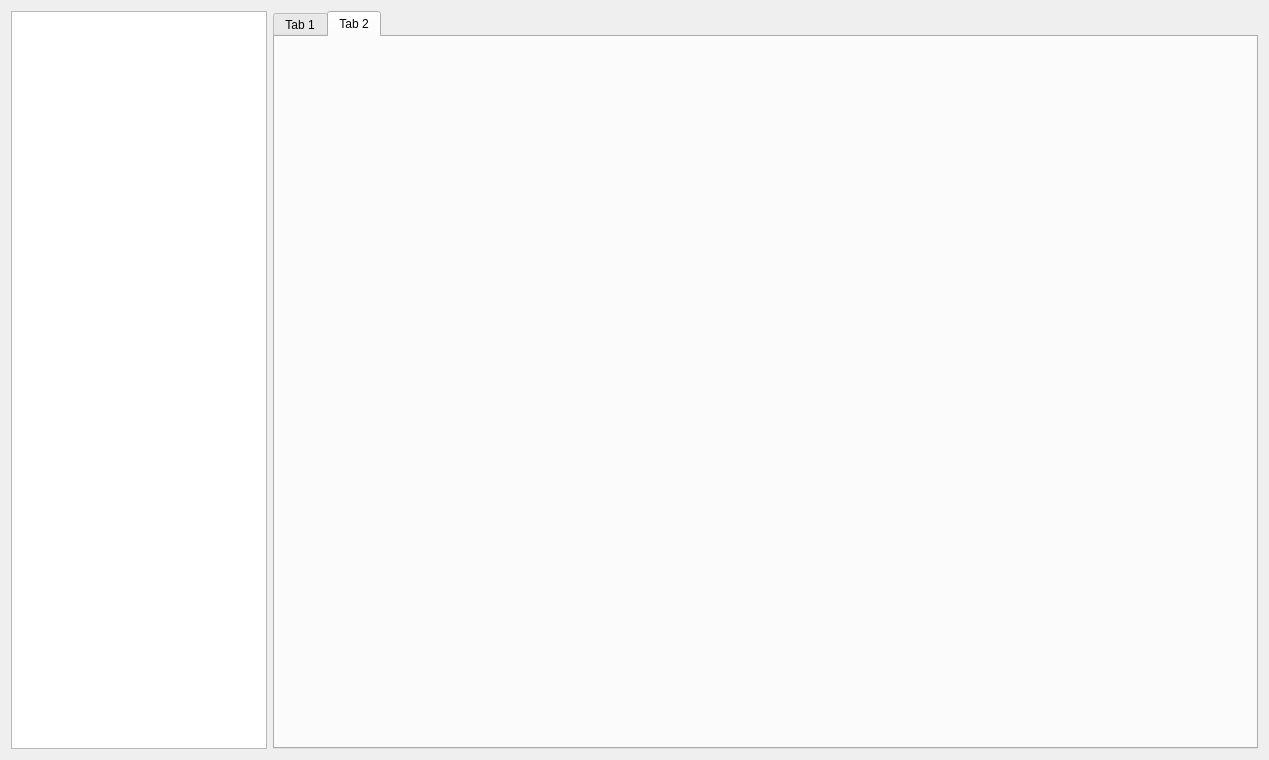
<?xml version="1.0" encoding="UTF-8"?>
<ui version="4.0">
 <class>Form</class>
 <widget class="QWidget" name="Form">
  <property name="geometry">
   <rect>
    <x>0</x>
    <y>0</y>
    <width>1269</width>
    <height>760</height>
   </rect>
  </property>
  <property name="windowTitle">
   <string>Form</string>
  </property>
  <layout class="QGridLayout" name="gridLayout">
   <item row="1" column="1">
    <layout class="QHBoxLayout" name="horizontalLayout">
     <item>
      <widget class="QTreeView" name="file_sys_treeview">
       <property name="enabled">
        <bool>true</bool>
       </property>
       <property name="sizePolicy">
        <sizepolicy hsizetype="Fixed" vsizetype="Preferred">
         <horstretch>0</horstretch>
         <verstretch>0</verstretch>
        </sizepolicy>
       </property>
       <property name="minimumSize">
        <size>
         <width>30</width>
         <height>0</height>
        </size>
       </property>
      </widget>
     </item>
     <item>
      <widget class="QTabWidget" name="tabWidget">
       <property name="sizePolicy">
        <sizepolicy hsizetype="Preferred" vsizetype="Preferred">
         <horstretch>0</horstretch>
         <verstretch>0</verstretch>
        </sizepolicy>
       </property>
       <property name="minimumSize">
        <size>
         <width>40</width>
         <height>40</height>
        </size>
       </property>
       <property name="currentIndex">
        <number>1</number>
       </property>
       <widget class="QWidget" name="tab">
        <attribute name="title">
         <string>Tab 1</string>
        </attribute>
       </widget>
       <widget class="QWidget" name="tab_2">
        <attribute name="title">
         <string>Tab 2</string>
        </attribute>
       </widget>
      </widget>
     </item>
    </layout>
   </item>
  </layout>
 </widget>
 <resources/>
 <connections/>
</ui>
